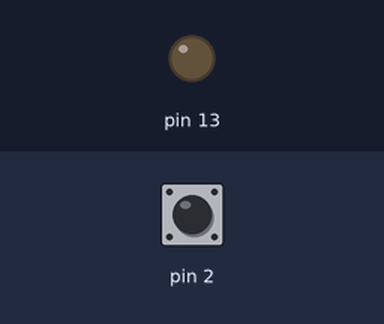
Recording of a sketch running on a simulated Arduino Uno, built with avr-gcc and run on an emulated ATmega328P. Parts: output pins drawn as LEDs (lit = HIGH). Dashed ring = blinking. The inputs (shaded band) are chosen by the test bench; at power-on: pin 2 HIGH. What the sketch prints to the serial monitor is not drawn.

Above: at 1.2 s.
1.3 s: pin 2 pulled LOW for 0.15 s
At 1.38 s:
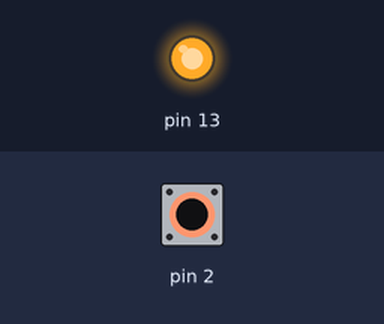
2.9 s: pin 2 pulled LOW for 1 s
At 5.1 s:
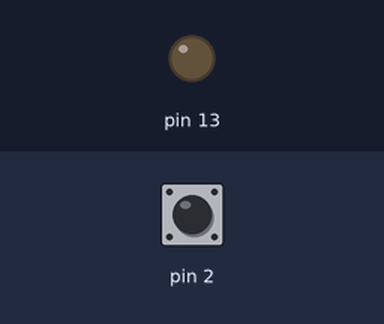
5.4 s: pin 2 pulsed LOW 2 times (0.12 s each, 0.3 s apart)
At 5.46 s:
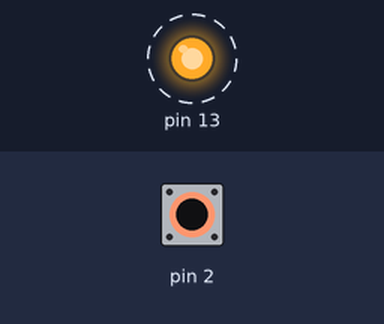
7.5 s: pin 2 driven LOW
At 7.8 s:
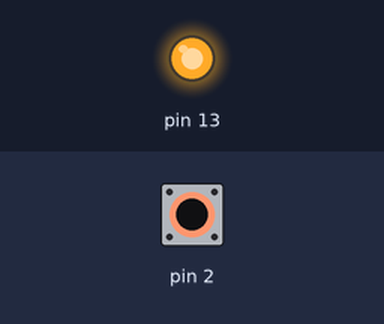
10.5 s: pin 2 driven HIGH
At 11.6 s:
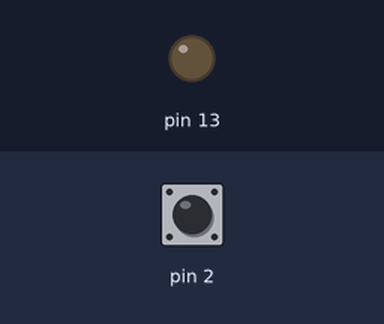
Timing chart, 0 to 13.0 s (numbered marks = the images above; inputs shaded):
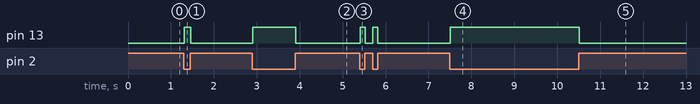

The sketch:

CapSenseLed1.ino
```cpp
#include <CapacitiveSensor.h>

/*
 * CapitiveSense Library Demo Sketch
 * Paul Badger 2008
 * Uses a high value resistor e.g. 10M between send pin and receive pin
 * Resistor effects sensitivity, experiment with values, 50K - 50M. Larger resistor values yield larger sensor values.
 * Receive pin is the sensor pin - try different amounts of foil/metal on this pin
 */


CapacitiveSensor   cs_4_2 = CapacitiveSensor(4,2);        // 10M resistor between pins 4 & 2, pin 2 is sensor pin, add a wire and or foil if desired
//CapacitiveSensor   cs_4_6 = CapacitiveSensor(4,6);        // 10M resistor between pins 4 & 6, pin 6 is sensor pin, add a wire and or foil
//CapacitiveSensor   cs_4_8 = CapacitiveSensor(4,8);        // 10M resistor between pins 4 & 8, pin 8 is sensor pin, add a wire and or foil

void setup()
{
   cs_4_2.set_CS_AutocaL_Millis(0xFFFFFFFF);     // turn off autocalibrate on channel 1 - just as an example
   Serial.begin(9600);
     pinMode(13, OUTPUT);

}

void loop()
{
    long start = millis();
    long total1 =  cs_4_2.capacitiveSensor(30);
    //long total2 =  cs_4_6.capacitiveSensor(30);
    //long total3 =  cs_4_8.capacitiveSensor(30);
    if (total1 > 59){
      digitalWrite(13, HIGH);
    }else{
      digitalWrite(13, LOW);

   // Serial.print(millis() - start);        // check on performance in milliseconds
    //Serial.print("\t");                    // tab character for debug windown spacing
                             // arbitrary delay to limit data to serial port
}


    Serial.write(total1);                  // print sensor output 1
   // Serial.print("\t");
   // Serial.print(total2);                  // print sensor output 2
    //Serial.print("\t");
    //Serial.println(total3);                // print sensor output 3

    delay(10);
}
```

Measured:
- after the input at 1.3 s, pin 13: LOW → HIGH at once, → LOW 0.16 s later
- after the input at 2.9 s, pin 13: LOW → HIGH at once, → LOW 1.0 s later
- after the input at 5.4 s, pin 13: alternates HIGH for 0.12 s and LOW for 0.18 s, 4 changes in all, then stays LOW, starting at once
- after the input at 7.5 s, pin 13: LOW → HIGH at once
- after the input at 10.5 s, pin 13: HIGH → LOW at once
